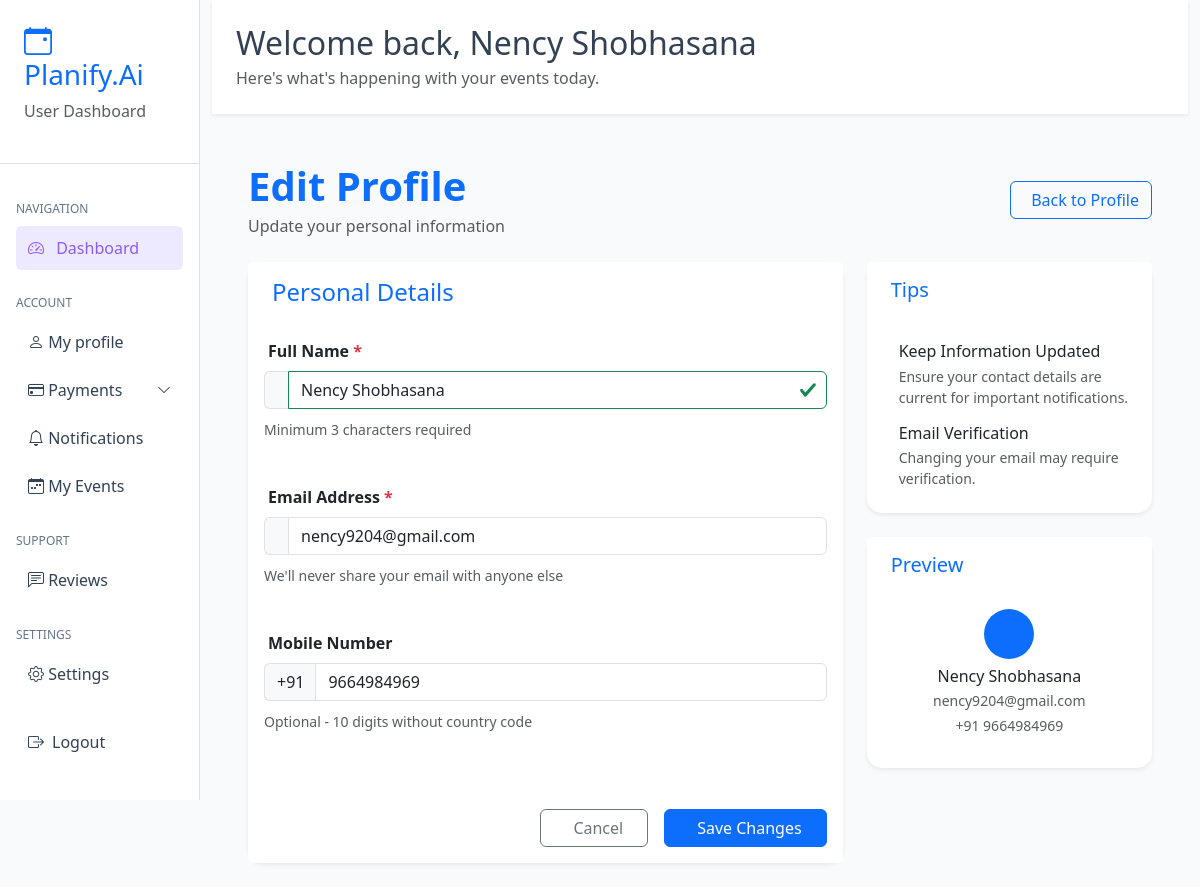
The page /user/edit-profile/ (signed in) on the database as committed earlier.
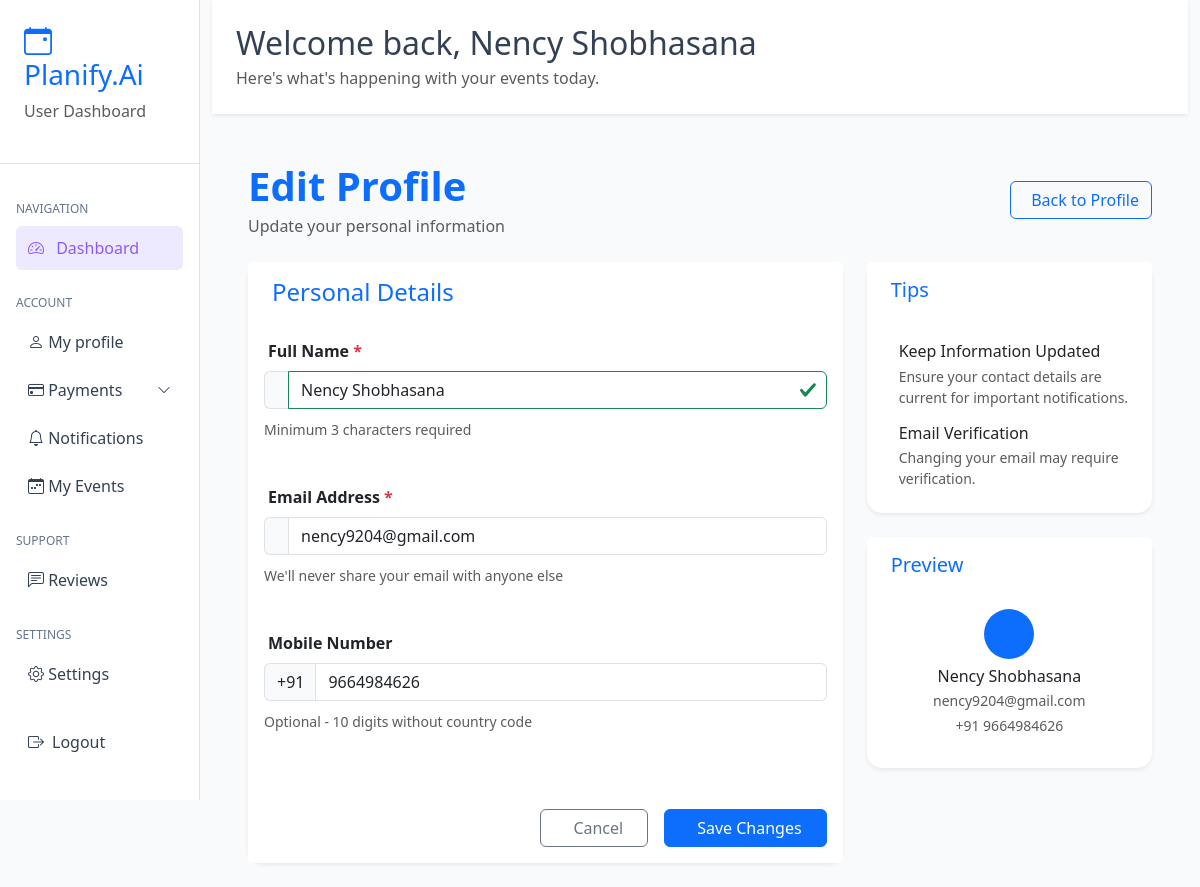
The same page on the database as committed later.
### account/models.py (models this page shows, shortened)
class User(models.Model):
    fullname = models.CharField(max_length=255)
    email = models.EmailField(unique=True)
    mobile = models.CharField(max_length=15, unique=True, null=True, blank=True)
    password = models.CharField(max_length=255, blank=True, null=True)
    is_active = models.BooleanField(default=False)   # ✅ added
    email_verified = models.BooleanField(default=False)
    role = models.ForeignKey(Role, on_delete=models.CASCADE)
    created_at = models.DateTimeField(auto_now_add=True)
    updated_at = models.DateTimeField(auto_now=True)

### user/views.py (the view, shortened to what this page needs)
# urls.py: path('edit-profile/', views.edit_profile, name='edit_profile'),
def edit_profile(request):
    user_id = request.session.get('user_id')
    if not user_id:
        return redirect('/login/')
    try:
        user = User.objects.get(id=user_id)
    except User.DoesNotExist:
        request.session.flush()
        return redirect('/login/')
    return render(request, 'user/edit_profile.html', {'user': user})

### event/context_processors.py (called while the page is built)
def global_app_info(request):
    return {
        'APP_NAME': 'Planify.Ai',
        'APP_LOGO_TEXT': 'PA',                 # Text logo (initials)
        'APP_LOGO_IMAGE': '/static/images/LOGO.png',   # Image logo (inside static/)
    }

### template/user/edit_profile.html (shortened to what this page needs)
{% extends 'user/base.html' %}
{% block content %}
<div class="container mt-4">
    <div class="row mb-4">
        <div class="col-12">
            <div class="d-flex align-items-center justify-content-between">
                <div>
                    <h1 class="fw-bold text-primary mb-1">Edit Profile</h1>
                    <p class="text-muted mb-0">Update your personal information</p>
                </div>
                <a href="{% url 'user:user_details' %}" class="btn btn-outline-primary">
                    Back to Profile
                </a>
            </div>
        </div>
    </div>
    <div class="row">
        <div class="col-lg-8">
            <div class="card shadow-sm border-0">
                <div class="card-header bg-white border-0 py-3">
                    <h4 class="mb-0 text-primary">
                        Personal Details
                    </h4>
                </div>
                <form id="editProfileForm" method="POST" novalidate>
                    <div class="card-body">
                        <div class="mb-4">
                            <label for="fullname" class="form-label fw-semibold">
                                Full Name
                                <span class="text-danger">*</span>
                            </label>
                            <div class="input-group">
                                <span class="input-group-text bg-light border-end-0">
                                </span>
                                <input type="text"
                                       id="fullname"
                                       name="fullname"
                                       value="{{ user.fullname }}"
                                       class="form-control"
                                       placeholder="Enter your full name"
                                       required>
                            </div>
                            <div class="mt-2">
                                <small class="text-muted">Minimum 3 characters required</small>
                                <div class="validation-feedback text-danger small" id="nameFeedback"></div>
                            </div>
                        </div>
                        <div class="mb-4">
                            <label for="email" class="form-label fw-semibold">
                                Email Address
                                <span class="text-danger">*</span>
                            </label>
                            <div class="input-group">
                                <span class="input-group-text bg-light border-end-0">
                                </span>
                                <input type="email"
                                       id="email"
                                       name="email"
                                       value="{{ user.email }}"
                                       class="form-control"
                                       placeholder="Enter your email address"
                                       required>
                            </div>
                            <div class="mt-2">
                                <small class="text-muted">We'll never share your email with anyone else</small>
                                <div class="validation-feedback text-danger small" id="emailFeedback"></div>
                            </div>
                        </div>
                        <div class="mb-4">
                            <label for="mobile" class="form-label fw-semibold">
                                Mobile Number
                            </label>
                            <div class="input-group">
                                <span class="input-group-text bg-light border-end-0">
                                    +91
                                </span>
                                <input type="text"
                                       id="mobile"
                                       name="mobile"
                                       value="{{ user.mobile|default:'' }}"
                                       class="form-control"
                                       placeholder="Enter 10-digit mobile number"
                                       maxlength="10">
                            </div>
                            <div class="mt-2">
                                <small class="text-muted">Optional - 10 digits without country code</small>
                                <div class="validation-feedback text-danger small" id="mobileFeedback"></div>
                            </div>
                        </div>
                    </div>
                    <div class="card-footer bg-white border-0 py-3">
                        <div class="d-flex justify-content-end gap-3">
                            <a href="{% url 'user:user_details' %}" class="btn btn-outline-secondary px-4">
                                Cancel
                            </a>
                            <button type="submit" class="btn btn-primary px-4" id="submitBtn">
                                Save Changes
                            </button>
                        </div>
                    </div>
                </form>
            </div>
        </div>
        <div class="col-lg-4">
            <div class="card shadow-sm border-0 mb-4">
                <div class="card-header bg-white border-0 py-3">
                    <h5 class="mb-0 text-primary">
                        Tips
                    </h5>
                </div>
                <div class="card-body">
                    <div class="list-group list-group-flush">
                        <div class="list-group-item border-0 px-0 py-2">
                            <div class="d-flex">
                                <div>
                                    <h6 class="mb-1">Keep Information Updated</h6>
                                    <p class="text-muted small mb-0">Ensure your contact details are current for important notifications.</p>
                                </div>
                            </div>
                        </div>
                        <div class="list-group-item border-0 px-0 py-2">
                            <div class="d-flex">
                                <div>
                                    <h6 class="mb-1">Email Verification</h6>
                                    <p class="text-muted small mb-0">Changing your email may require verification.</p>
                                </div>
                            </div>
                        </div>
                    </div>
                </div>
            </div>
            <div class="card shadow-sm border-0">
                <div class="card-header bg-white border-0 py-3">
                    <h5 class="mb-0 text-primary">
                        Preview
                    </h5>
                </div>
                <div class="card-body">
                    <div class="text-center mb-3">
                        <div class="avatar-circle-sm bg-primary text-white d-inline-flex align-items-center justify-content-center mb-2">
                        </div>
                        <h6 id="previewName" class="mb-1">{{ user.fullname }}</h6>
                        <p id="previewEmail" class="text-muted small mb-1">{{ user.email }}</p>
                        <p id="previewMobile" class="text-muted small mb-0">
                            {% if user.mobile %}+91 {{ user.mobile }}{% else %}No mobile number{% endif %}
                        </p>
                    </div>
                </div>
            </div>
        </div>
    </div>
</div>
{% endblock %}

### template/user/base.html (shortened to what this page needs)
{% load static %}
<!DOCTYPE html>
<html lang="en">
<head>
    <link href="https://cdn.jsdelivr.net/npm/bootstrap@5.3.0-alpha1/dist/css/bootstrap.min.css" rel="stylesheet">
    <link rel="stylesheet" href="{% static 'css/admin.css' %}">
    <link rel="stylesheet" href="https://cdn.jsdelivr.net/npm/bootstrap-icons@1.8.1/font/bootstrap-icons.css">
</head>
<body>
<div class="container-fluid">
    <div class="row">
        {% include 'user/include/sidebar.html' %}
        <div class="col-lg-9 col-xl-10">
            {% include 'user/include/header.html' %}
            <div class="main-content p-4">
                {% block content %}{% endblock %}
            </div>
        </div>
    </div>
</div>
</body>
</html>

### template/user/include/sidebar.html (shortened to what this page needs)
{% load static %}
<div class="col-lg-3 col-xl-2 p-0">
    <div class="sidebar-container bg-white min-vh-100 border-end">
        <div class="admin-brand p-4 border-bottom">
            <h3 class="text-primary">
                <i class="bi bi-calendar-event me-2"></i>{{ APP_NAME }}
            </h3>
            <p class="text-muted">User Dashboard</p>
        </div>
        <div class="p-3">
            <div class="nav-divider">Navigation</div>
            <a href="{% url 'user:user_dashboard' %}" class="nav-link-custom active">
                <span><i class="bi bi-speedometer2 me-2"></i> Dashboard</span>
            </a>
            <div class="nav-divider mt-4">Account</div>
  <a href="{% url 'user:user_details' %}"
   class="nav-link-custom {% if request.resolver_match.url_name == 'user_details' %}active{% endif %}">
    <span><i class="bi bi-person"></i>
    My profile</span>
</a>
<a class="nav-link-custom d-flex justify-content-between align-items-center"
   data-bs-toggle="collapse"
   href="#paymentsMenu"
   role="button"
   aria-expanded="{% if request.resolver_match.url_name in 'user_payments payment_success payment_failed' %}true{% else %}false{% endif %}">
    <span>
        <i class="bi bi-credit-card"></i> Payments
    </span>
    <i class="bi bi-chevron-down small"></i>
</a>
            <a href="{% url 'user:user_notifications' %}"
   class="nav-link-custom
   {% if request.resolver_match.url_name == 'user_notifications' %}active{% endif %}">
    <span><i class="bi bi-bell"></i> Notifications</span>
</a>
           <a href="{% url 'user:user_events' %}"
   class="nav-link-custom
   {% if request.resolver_match.url_name == 'user_events' %}active{% endif %}">
    <span><i class="bi bi-calendar-week"></i> My Events</span>
</a>
            <div class="nav-divider mt-4">Support</div>
            <a href="{% url 'user:user_reviews' %}"
   class="nav-link-custom
   {% if request.resolver_match.url_name == 'user_reviews' %}active{% endif %}">
    <span><i class="bi bi-chat-left-text"></i> Reviews</span>
</a>
            <div class="nav-divider mt-4">Settings</div>
            <a href="#" class="nav-link-custom">
                <span><i class="bi bi-gear"></i> Settings</span>
            </a>
            <a href="{% url 'logout' %}" class="nav-link-custom logout mt-4">
                <span><i class="bi bi-box-arrow-right me-2"></i>Logout</span>
            </a>
        </div>
    </div>
</div>

### template/user/include/header.html
<div class="dashboard-header bg-white p-4 shadow-sm">
    <h2 class="mb-1">Welcome back, {{ user.fullname }}</h2>
    <p class="text-muted mb-0">
        Here's what's happening with your events today.
    </p>
</div>

### static/css/admin.css (style rules this page uses)
.sidebar-container { min-height: 100vh; background: #ffffff; border-right: 1px solid #e2e8f0; }
.nav-link-custom { display: flex; align-items: center; padding: 10px 12px; color: #334155; border-radius: 6px; text-decoration: none; margin-bottom: 4px; }
.nav-link-custom:hover, .nav-link-custom.active { background-color: #ede9fe; color: #8b5cf6; }
.nav-divider { font-size: 12px; color: #64748b; margin: 20px 0 8px; text-transform: uppercase; }

### template/user/base.html (style rules this page uses)
:root { --primary-color: #8b5cf6; --primary-light: #ede9fe; --secondary-color: #10b981; --border-color: #e2e8f0; --text-color: #334155; --text-light: #64748b; }
body { background-color: #f9fafb; font-family: 'Segoe UI', system-ui; color: var(--text-color); }

### template/user/edit_profile.html (style rules this page uses)
.avatar-circle-sm { width: 50px; height: 50px; border-radius: 50%; }
.input-group-text { transition: all 0.3s ease; }
.validation-feedback { min-height: 20px; }
.card { border-radius: 15px; }
.list-group-item { background: transparent; }

Rows that differ between the two databases and show on the page:
changed User "Nency Shobhasana": mobile "9664984969" → "9664984626"
